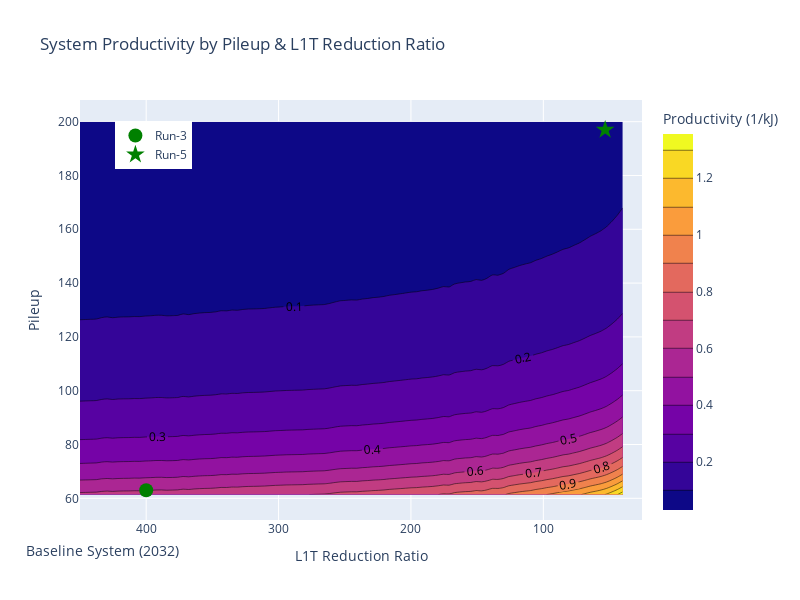

Notebook cell for this chart:
### Code cell
fig = go.Figure(data =
    go.Contour(
        z=res_productivity * 1000,
        x=l1t_reductions, # horizontal axis
        y=(pileup* 140)+60, # vertical axis,
        contours = dict(showlabels = True),
        colorbar = dict(title = "Productivity (1/kJ)")
         
    ),
    )

y_offset = 3
fig.add_trace(go.Scatter(x = (400,),
                        y = (60 + y_offset,),
                        mode = "markers",
                        marker = dict(size = 14, color = "green", symbol="circle"),
                        name = "Run-3"))

fig.add_trace(go.Scatter(x = (53.3,),
                        y = (200 - y_offset,),
                        mode = "markers",
                        marker = dict(size = 14, color = "green", symbol = "star"),
                        name = "Run-5"))

fig.update_layout(width = 800, 
                  height = 600,
                  xaxis_title = "L1T Reduction Ratio",
                  yaxis_title = "Pileup",
                  title = "System Productivity by Pileup & L1T Reduction Ratio",
                  legend=dict(xanchor = "right",
                   x = 0.20,
                y = 0.95),)
fig.update_xaxes(autorange="reversed")
fig.add_annotation(x = -0.1, 
                   y = -0.1, 
                   showarrow=False,
                   text = "Baseline System (2032)", 
                   xref="paper", 
                   yref="paper",
                   font = dict(size = 14))
fig.show()

### Figure 1 — Plotly figure (JSON) as saved in the notebook; plotly's stock layout.template omitted (floating-point values rounded to 4 significant figures; data arrays with more than 128 entries replaced by an {"elided": "..."} marker saying what was removed)
{"data": [{"colorbar": {"title": {"text": "Productivity (1/kJ)"}}, "contours": {"showlabels": true}, "type": "contour", "x": [450, 445.9, 441.8, 437.7, 433.6, 429.5, 425.4, 421.3, 417.2, 413.1, 409, 404.9, 400.8, 396.7, 392.6, 388.5, 384.4, 380.3, 376.2, 372.1, 368, 363.9, 359.8, 355.7, 351.6, 347.5, 343.4, 339.3, 335.2, 331.1, 327, 322.9, 318.8, 314.7, 310.6, 306.5, 302.4, 298.3, 294.2, 290.1, 286, 281.9, 277.8, 273.7, 269.6, 265.5, 261.4, 257.3, 253.2, 249.1, 245.0, 240.9, 236.8, 232.7, 228.6, 224.5, 220.4, 216.3, 212.2, 208.1, 204.0, 199.9, 195.8, 191.7, 187.6, 183.5, 179.4, 175.3, 171.2, 167.1, 163, 158.9, 154.8, 150.7, 146.6, 142.5, 138.4, 134.3, 130.2, 126.1, 122, 117.9, 113.8, 109.7, 105.6, 101.5, 97.4, 93.3, 89.2, 85.1, 81.0, 76.9, 72.8, 68.7, 64.6, 60.5, 56.4, 52.3, 48.2, 44.1, 40], "y": [61.4, 62.79, 64.17, 65.56, 66.94, 68.33, 69.72, 71.1, 72.49, 73.87, 75.26, 76.65, 78.03, 79.42, 80.8, 82.19, 83.58, 84.96, 86.35, 87.73, 89.12, 90.51, 91.89, 93.28, 94.66, 96.05, 97.44, 98.82, 100.2, 101.6, 103.0, 104.4, 105.8, 107.1, 108.5, 109.9, 111.3, 112.7, 114.1, 115.5, 116.8, 118.2, 119.6, 121.0, 122.4, 123.8, 125.2, 126.5, 127.9, 129.3, 130.7, 132.1, 133.5, 134.9, 136.2, 137.6, 139.0, 140.4, 141.8, 143.2, 144.6, 145.9, 147.3, 148.7, 150.1, 151.5, 152.9, 154.3, 155.6, 157.0, 158.4, 159.8, 161.2, 162.6, 164.0, 165.3, 166.7, 168.1, 169.5, 170.9, 172.3, 173.7, 175.1, 176.4, 177.8, 179.2, 180.6, 182.0, 183.4, 184.8, 186.1, 187.5, 188.9, 190.3, 191.7, 193.1, 194.5, 195.8, 197.2, 198.6, 200], "z": {"elided": "101x101 float values"}}, {"marker": {"color": "green", "size": 14, "symbol": "circle"}, "mode": "markers", "name": "Run-3", "type": "scatter", "x": [400], "y": [63]}, {"marker": {"color": "green", "size": 14, "symbol": "star"}, "mode": "markers", "name": "Run-5", "type": "scatter", "x": [53.3], "y": [197]}], "layout": {"annotations": [{"font": {"size": 14}, "showarrow": false, "text": "Baseline System (2032)", "x": -0.1, "xref": "paper", "y": -0.1, "yref": "paper"}], "height": 600, "legend": {"x": 0.2, "xanchor": "right", "y": 0.95}, "title": {"text": "System Productivity by Pileup & L1T Reduction Ratio"}, "width": 800, "xaxis": {"autorange": "reversed", "title": {"text": "L1T Reduction Ratio"}}, "yaxis": {"title": {"text": "Pileup"}}}}
